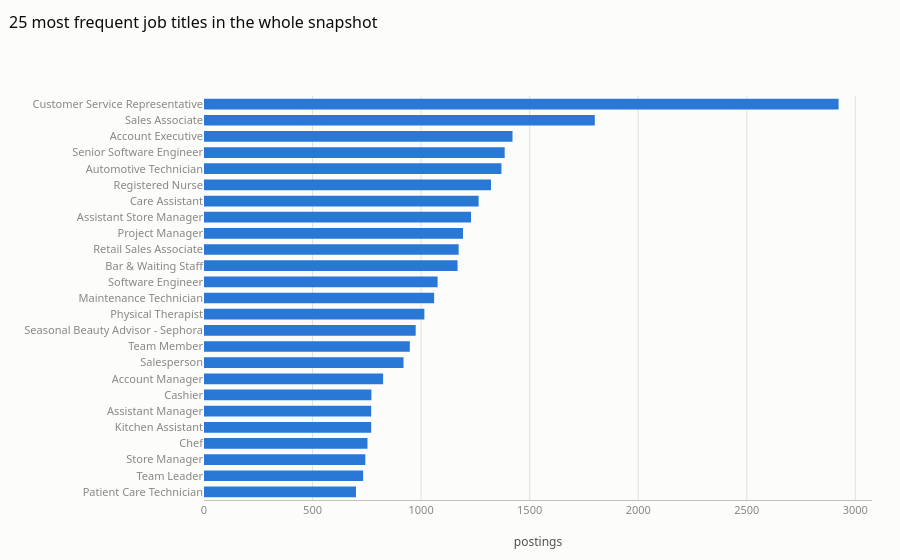

Notebook code cell kept with this figure:
### Markdown cell above
## 2. Titles, departments, employment type

### Code cell
tt = pd.DataFrame(list(stats["top_titles"].items()), columns=["title", "postings"]).head(25)
fig = px.bar(tt.iloc[::-1], x="postings", y="title", orientation="h", title="25 most frequent job titles in the whole snapshot")
fig.update_layout(height=700, yaxis_title="", xaxis_title="postings")
viz.save_fig(fig, "eda04_top_titles", "Most frequent job titles across the whole live snapshot.", height=700)
fig

### Figure 1 — Plotly figure (JSON) as saved in the notebook; plotly's stock layout.template omitted (floating-point values rounded to 4 significant figures)
{"data": [{"hovertemplate": "postings=%{x}<br>title=%{y}<extra></extra>", "legendgroup": "", "marker": {"color": "#2a78d6", "pattern": {"shape": ""}}, "name": "", "orientation": "h", "showlegend": false, "textposition": "auto", "type": "bar", "x": [700, 733, 743, 753, 770, 770, 771, 825, 919, 948, 975, 1015, 1060, 1076, 1168, 1173, 1193, 1230, 1265, 1322, 1370, 1385, 1421, 1800, 2923], "xaxis": "x", "y": ["Patient Care Technician", "Team Leader", "Store Manager", "Chef", "Kitchen Assistant", "Assistant Manager", "Cashier", "Account Manager", "Salesperson", "Team Member", "Seasonal Beauty Advisor - Sephora", "Physical Therapist", "Maintenance Technician", "Software Engineer", "Bar & Waiting Staff", "Retail Sales Associate", "Project Manager", "Assistant Store Manager", "Care Assistant", "Registered Nurse", "Automotive Technician", "Senior Software Engineer", "Account Executive", "Sales Associate", "Customer Service Representative"], "yaxis": "y"}], "layout": {"autosize": true, "barmode": "relative", "legend": {"tracegroupgap": 0}, "title": {"text": "25 most frequent job titles in the whole snapshot"}, "xaxis": {"anchor": "y", "domain": [0.0, 1.0], "title": {"text": "postings"}}, "yaxis": {"anchor": "x", "domain": [0.0, 1.0], "title": {"text": ""}}}}
